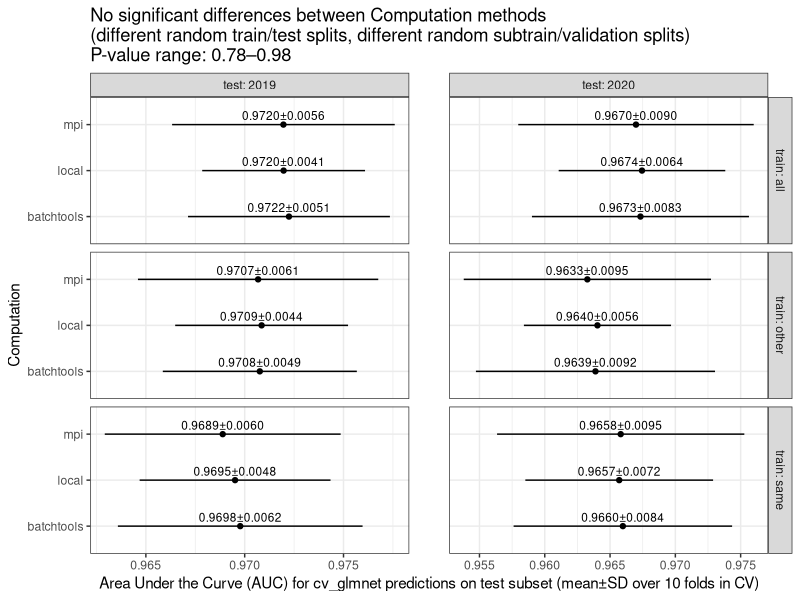

Recreate this plot in R.
library(data.table)
library(ggplot2)
proj_dt <- fread("NSCH_autism_reproduce_proj_results.csv")
seq_dt <- fread("NSCH_autism_reproduce_proj_results_sequential.csv")
reg_dt <- fread("NSCH_autism_reproduce_registry_scores.csv")

compare_dt <- rbind(
  proj_dt[, .(computation="mpi", learner_id, train.subsets, test.subset, test.fold, n.train.groups, groups, classif.auc, classif.acc)],
  seq_dt[, .(computation="local", learner_id, train.subsets, test.subset, test.fold, n.train.groups, groups, classif.auc, classif.acc)],
  reg_dt[, .(computation="batchtools", learner_id, train.subsets, test.subset, test.fold, n.train.groups, groups, classif.auc, classif.acc)]
)[learner_id=="classif.cv_glmnet" & groups==n.train.groups]
ucomp <- sort(unique(compare_dt$computation))
yfac <- function(x)factor(x, c(
  ##"",
  ucomp))
compare_dt[, let(
  train=train.subsets,
  test=test.subset,
  AUC = classif.auc,
  Computation = yfac(computation)
)][]
compare_stats <- dcast(
  compare_dt,
  Computation+train+test~.,
  list(mean,sd,length),
  value.var="AUC")

compare_wide <- dcast(
  compare_dt,
  train+test+test.fold~Computation,
  value.var=c("AUC","classif.acc"))
compare_long <- melt(
  compare_wide,
  measure.vars=paste0("AUC_", ucomp[-1]),
  value.name = "AUC_compare",
  variable.name="compare")
test_dt <- compare_long[, {
  AUC_ref <- .SD[[paste0("AUC_", ucomp[1])]]
  tlist <- t.test(AUC_compare, AUC_ref, paired=TRUE)
  with(tlist, data.table(p.value, N=.N))
}, by=.(train, test, compare)]

gg <- ggplot()+
  theme_bw()+
  theme(panel.spacing.x=grid::unit(2, "lines"))+
  test_dt[, ggtitle(sprintf("No significant differences between Computation methods\n(different random train/test splits, different random subtrain/validation splits)\nP-value range: %.2f–%.2f", min(p.value), max(p.value)))]+
  geom_point(aes(
    AUC_mean, Computation),
    data=compare_stats)+
  geom_text(aes(
    AUC_mean, Computation, label=sprintf(
      "%.4f±%.4f", AUC_mean, AUC_sd)),
    vjust=-0.5,
    size=3,
    data=compare_stats)+
  geom_segment(aes(
    AUC_mean+AUC_sd, Computation,
    xend=AUC_mean-AUC_sd, yend=Computation),
    data=compare_stats)+
  scale_y_discrete(
    "Computation",
    drop=FALSE)+
  scale_x_continuous(
    "Area Under the Curve (AUC) for cv_glmnet predictions on test subset (mean±SD over 10 folds in CV)")+
  facet_grid(train~test, scales="free", labeller=label_both)
png(
  "NSCH_autism_reproduce_compare_results.png",
  width=8, height=4, units="in", res=200)
print(gg)
dev.off()
